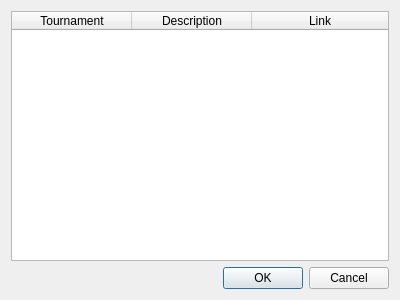
<?xml version="1.0" encoding="UTF-8"?>
<ui version="4.0">
 <class>TournamentSelectionDialog</class>
 <widget class="QDialog" name="TournamentSelectionDialog">
  <property name="geometry">
   <rect>
    <x>0</x>
    <y>0</y>
    <width>400</width>
    <height>300</height>
   </rect>
  </property>
  <property name="windowTitle">
   <string>Broadcasts</string>
  </property>
  <layout class="QVBoxLayout" name="verticalLayout">
   <item>
    <widget class="QTableWidget" name="tournements">
     <property name="alternatingRowColors">
      <bool>true</bool>
     </property>
     <property name="selectionBehavior">
      <enum>QAbstractItemView::SelectRows</enum>
     </property>
     <property name="columnCount">
      <number>3</number>
     </property>
     <attribute name="horizontalHeaderDefaultSectionSize">
      <number>120</number>
     </attribute>
     <attribute name="horizontalHeaderStretchLastSection">
      <bool>true</bool>
     </attribute>
     <column>
      <property name="text">
       <string>Tournament</string>
      </property>
     </column>
     <column>
      <property name="text">
       <string>Description</string>
      </property>
     </column>
     <column>
      <property name="text">
       <string>Link</string>
      </property>
     </column>
    </widget>
   </item>
   <item>
    <widget class="QDialogButtonBox" name="buttonBox">
     <property name="orientation">
      <enum>Qt::Horizontal</enum>
     </property>
     <property name="standardButtons">
      <set>QDialogButtonBox::Cancel|QDialogButtonBox::Ok</set>
     </property>
    </widget>
   </item>
  </layout>
 </widget>
 <resources/>
 <connections>
  <connection>
   <sender>buttonBox</sender>
   <signal>accepted()</signal>
   <receiver>TournamentSelectionDialog</receiver>
   <slot>accept()</slot>
   <hints>
    <hint type="sourcelabel">
     <x>248</x>
     <y>254</y>
    </hint>
    <hint type="destinationlabel">
     <x>157</x>
     <y>274</y>
    </hint>
   </hints>
  </connection>
  <connection>
   <sender>buttonBox</sender>
   <signal>rejected()</signal>
   <receiver>TournamentSelectionDialog</receiver>
   <slot>reject()</slot>
   <hints>
    <hint type="sourcelabel">
     <x>316</x>
     <y>260</y>
    </hint>
    <hint type="destinationlabel">
     <x>286</x>
     <y>274</y>
    </hint>
   </hints>
  </connection>
 </connections>
</ui>
